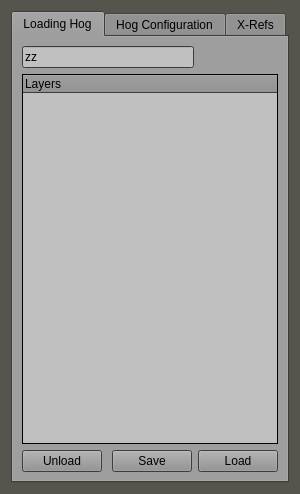
<?xml version="1.0" encoding="UTF-8"?>
<ui version="4.0">
 <class>dialog</class>
 <widget class="QDialog" name="dialog">
  <property name="geometry">
   <rect>
    <x>0</x>
    <y>0</y>
    <width>300</width>
    <height>494</height>
   </rect>
  </property>
  <property name="palette">
   <palette>
    <active>
     <colorrole role="WindowText">
      <brush brushstyle="SolidPattern">
       <color alpha="255">
        <red>0</red>
        <green>0</green>
        <blue>0</blue>
       </color>
      </brush>
     </colorrole>
     <colorrole role="Button">
      <brush brushstyle="SolidPattern">
       <color alpha="255">
        <red>143</red>
        <green>143</green>
        <blue>143</blue>
       </color>
      </brush>
     </colorrole>
     <colorrole role="Dark">
      <brush brushstyle="SolidPattern">
       <color alpha="255">
        <red>85</red>
        <green>85</green>
        <blue>78</blue>
       </color>
      </brush>
     </colorrole>
     <colorrole role="Base">
      <brush brushstyle="SolidPattern">
       <color alpha="255">
        <red>85</red>
        <green>85</green>
        <blue>78</blue>
       </color>
      </brush>
     </colorrole>
     <colorrole role="Window">
      <brush brushstyle="SolidPattern">
       <color alpha="255">
        <red>85</red>
        <green>85</green>
        <blue>78</blue>
       </color>
      </brush>
     </colorrole>
    </active>
    <inactive>
     <colorrole role="WindowText">
      <brush brushstyle="SolidPattern">
       <color alpha="255">
        <red>0</red>
        <green>0</green>
        <blue>0</blue>
       </color>
      </brush>
     </colorrole>
     <colorrole role="Button">
      <brush brushstyle="SolidPattern">
       <color alpha="255">
        <red>143</red>
        <green>143</green>
        <blue>143</blue>
       </color>
      </brush>
     </colorrole>
     <colorrole role="Dark">
      <brush brushstyle="SolidPattern">
       <color alpha="255">
        <red>85</red>
        <green>85</green>
        <blue>78</blue>
       </color>
      </brush>
     </colorrole>
     <colorrole role="Base">
      <brush brushstyle="SolidPattern">
       <color alpha="255">
        <red>85</red>
        <green>85</green>
        <blue>78</blue>
       </color>
      </brush>
     </colorrole>
     <colorrole role="Window">
      <brush brushstyle="SolidPattern">
       <color alpha="255">
        <red>85</red>
        <green>85</green>
        <blue>78</blue>
       </color>
      </brush>
     </colorrole>
    </inactive>
    <disabled>
     <colorrole role="WindowText">
      <brush brushstyle="SolidPattern">
       <color alpha="255">
        <red>85</red>
        <green>85</green>
        <blue>78</blue>
       </color>
      </brush>
     </colorrole>
     <colorrole role="Button">
      <brush brushstyle="SolidPattern">
       <color alpha="255">
        <red>143</red>
        <green>143</green>
        <blue>143</blue>
       </color>
      </brush>
     </colorrole>
     <colorrole role="Dark">
      <brush brushstyle="SolidPattern">
       <color alpha="255">
        <red>85</red>
        <green>85</green>
        <blue>78</blue>
       </color>
      </brush>
     </colorrole>
     <colorrole role="Base">
      <brush brushstyle="SolidPattern">
       <color alpha="255">
        <red>85</red>
        <green>85</green>
        <blue>78</blue>
       </color>
      </brush>
     </colorrole>
     <colorrole role="Window">
      <brush brushstyle="SolidPattern">
       <color alpha="255">
        <red>85</red>
        <green>85</green>
        <blue>78</blue>
       </color>
      </brush>
     </colorrole>
    </disabled>
   </palette>
  </property>
  <property name="windowTitle">
   <string>Hog Level Loader</string>
  </property>
  <property name="windowIcon">
   <iconset>
    <normaloff>../img/grunt.png</normaloff>../img/grunt.png</iconset>
  </property>
  <layout class="QGridLayout" name="gridLayout">
   <item row="0" column="0">
    <widget class="QTabWidget" name="tabWidget">
     <property name="palette">
      <palette>
       <active>
        <colorrole role="Base">
         <brush brushstyle="SolidPattern">
          <color alpha="255">
           <red>192</red>
           <green>192</green>
           <blue>192</blue>
          </color>
         </brush>
        </colorrole>
       </active>
       <inactive>
        <colorrole role="Base">
         <brush brushstyle="SolidPattern">
          <color alpha="255">
           <red>192</red>
           <green>192</green>
           <blue>192</blue>
          </color>
         </brush>
        </colorrole>
       </inactive>
       <disabled>
        <colorrole role="Base">
         <brush brushstyle="SolidPattern">
          <color alpha="255">
           <red>192</red>
           <green>192</green>
           <blue>192</blue>
          </color>
         </brush>
        </colorrole>
       </disabled>
      </palette>
     </property>
     <property name="tabPosition">
      <enum>QTabWidget::North</enum>
     </property>
     <property name="tabShape">
      <enum>QTabWidget::Rounded</enum>
     </property>
     <property name="currentIndex">
      <number>0</number>
     </property>
     <property name="elideMode">
      <enum>Qt::ElideNone</enum>
     </property>
     <property name="usesScrollButtons">
      <bool>true</bool>
     </property>
     <property name="documentMode">
      <bool>false</bool>
     </property>
     <widget class="QWidget" name="tab_loading">
      <attribute name="title">
       <string>Loading Hog</string>
      </attribute>
      <attribute name="toolTip">
       <string>&lt;html&gt;&lt;head/&gt;&lt;body&gt;&lt;p&gt;Load and unload the sections of a level.&lt;/p&gt;&lt;/body&gt;&lt;/html&gt;</string>
      </attribute>
      <layout class="QGridLayout" name="gridLayout_3">
       <item row="0" column="0">
        <layout class="QVBoxLayout" name="verticalLayout_4">
         <item>
          <layout class="QHBoxLayout" name="horizontalLayout">
           <item>
            <widget class="QLineEdit" name="ui_HogPath">
             <property name="text">
              <string>zz</string>
             </property>
            </widget>
           </item>
           <item>
            <widget class="QPushButton" name="BTN_Load">
             <property name="maximumSize">
              <size>
               <width>32</width>
               <height>32</height>
              </size>
             </property>
             <property name="text">
              <string notr="true"/>
             </property>
             <property name="icon">
              <iconset>
               <normaloff>../img/fileopen.png</normaloff>../img/fileopen.png</iconset>
             </property>
             <property name="iconSize">
              <size>
               <width>24</width>
               <height>24</height>
              </size>
             </property>
             <property name="autoDefault">
              <bool>true</bool>
             </property>
             <property name="flat">
              <bool>true</bool>
             </property>
            </widget>
           </item>
           <item>
            <widget class="QPushButton" name="BTN_Refresh">
             <property name="text">
              <string/>
             </property>
             <property name="icon">
              <iconset>
               <normaloff>../img/refresh-24.png</normaloff>../img/refresh-24.png</iconset>
             </property>
             <property name="iconSize">
              <size>
               <width>24</width>
               <height>24</height>
              </size>
             </property>
             <property name="flat">
              <bool>true</bool>
             </property>
            </widget>
           </item>
          </layout>
         </item>
         <item>
          <widget class="QTreeWidget" name="ui_HogTree">
           <property name="minimumSize">
            <size>
             <width>231</width>
             <height>331</height>
            </size>
           </property>
           <property name="contextMenuPolicy">
            <enum>Qt::CustomContextMenu</enum>
           </property>
           <property name="frameShape">
            <enum>QFrame::Box</enum>
           </property>
           <property name="frameShadow">
            <enum>QFrame::Plain</enum>
           </property>
           <property name="editTriggers">
            <set>QAbstractItemView::DoubleClicked</set>
           </property>
           <property name="alternatingRowColors">
            <bool>true</bool>
           </property>
           <property name="selectionMode">
            <enum>QAbstractItemView::ExtendedSelection</enum>
           </property>
           <column>
            <property name="text">
             <string>Layers</string>
            </property>
           </column>
          </widget>
         </item>
         <item>
          <layout class="QHBoxLayout" name="horizontalLayout_5">
           <item>
            <layout class="QVBoxLayout" name="verticalLayout_5">
             <item>
              <layout class="QHBoxLayout" name="horizontalLayout_6">
               <item>
                <widget class="QPushButton" name="ui_UnloadHogTreeNodes">
                 <property name="text">
                  <string>Unload</string>
                 </property>
                </widget>
               </item>
               <item>
                <spacer name="horizontalSpacer_2">
                 <property name="orientation">
                  <enum>Qt::Horizontal</enum>
                 </property>
                 <property name="sizeHint" stdset="0">
                  <size>
                   <width>78</width>
                   <height>20</height>
                  </size>
                 </property>
                </spacer>
               </item>
              </layout>
             </item>
            </layout>
           </item>
           <item>
            <layout class="QVBoxLayout" name="verticalLayout_3">
             <item>
              <layout class="QHBoxLayout" name="horizontalLayout_2">
               <item>
                <widget class="QPushButton" name="ui_SaveHogTreeNodes">
                 <property name="text">
                  <string>Save</string>
                 </property>
                </widget>
               </item>
               <item>
                <widget class="QPushButton" name="ui_LoadHogNodes">
                 <property name="text">
                  <string>Load</string>
                 </property>
                </widget>
               </item>
              </layout>
             </item>
            </layout>
           </item>
          </layout>
         </item>
        </layout>
       </item>
      </layout>
     </widget>
     <widget class="QWidget" name="tab_making">
      <attribute name="title">
       <string>Hog Configuration</string>
      </attribute>
      <layout class="QGridLayout" name="gridLayout_2">
       <item row="0" column="0">
        <layout class="QVBoxLayout" name="verticalLayout_2">
         <item>
          <widget class="QComboBox" name="ui_ProjectCB">
           <item>
            <property name="text">
             <string>Modern Combat</string>
            </property>
           </item>
           <item>
            <property name="text">
             <string>Asphalt</string>
            </property>
           </item>
           <item>
            <property name="text">
             <string>Dungeon Hunter</string>
            </property>
           </item>
          </widget>
         </item>
         <item>
          <layout class="QVBoxLayout" name="verticalLayout">
           <item>
            <layout class="QHBoxLayout" name="horizontalLayout_3">
             <item>
              <widget class="QPushButton" name="ui_ConformScene">
               <property name="minimumSize">
                <size>
                 <width>91</width>
                 <height>23</height>
                </size>
               </property>
               <property name="toolTip">
                <string>&lt;html&gt;&lt;head/&gt;&lt;body&gt;&lt;p&gt;Conforms the scene to MC4 Layers&lt;/p&gt;&lt;/body&gt;&lt;/html&gt;</string>
               </property>
               <property name="text">
                <string>Confrom Scene</string>
               </property>
              </widget>
             </item>
             <item>
              <widget class="QPushButton" name="ui_SaveAllMaxLayersBTN">
               <property name="minimumSize">
                <size>
                 <width>111</width>
                 <height>23</height>
                </size>
               </property>
               <property name="toolTip">
                <string>&lt;html&gt;&lt;head/&gt;&lt;body&gt;&lt;p align=&quot;center&quot;&gt;This will create a ~/level_layers/ directory.&lt;br/&gt;&lt;span style=&quot; font-size:10pt; font-weight:600; color:#ff0000;&quot;&gt;THIS IS SLOW.&lt;br/&gt;THIS WILL TAKE A WHILE.&lt;/span&gt;&lt;/p&gt;&lt;/body&gt;&lt;/html&gt;</string>
               </property>
               <property name="text">
                <string>Save All Max Layers</string>
               </property>
              </widget>
             </item>
             <item>
              <widget class="QPushButton" name="ui_RefreshMaxLayersBTN">
               <property name="maximumSize">
                <size>
                 <width>28</width>
                 <height>28</height>
                </size>
               </property>
               <property name="text">
                <string/>
               </property>
               <property name="icon">
                <iconset>
                 <normaloff>../img/refresh-24.png</normaloff>../img/refresh-24.png</iconset>
               </property>
               <property name="iconSize">
                <size>
                 <width>24</width>
                 <height>24</height>
                </size>
               </property>
               <property name="flat">
                <bool>true</bool>
               </property>
              </widget>
             </item>
            </layout>
           </item>
           <item>
            <widget class="QListWidget" name="ui_MaxLayers"/>
           </item>
           <item>
            <layout class="QHBoxLayout" name="horizontalLayout_4">
             <item>
              <widget class="QPushButton" name="ui_WriteHogFileBTN">
               <property name="text">
                <string>Write Hog File</string>
               </property>
              </widget>
             </item>
             <item>
              <widget class="QPushButton" name="pushButton_3">
               <property name="text">
                <string>Export Selected</string>
               </property>
              </widget>
             </item>
            </layout>
           </item>
          </layout>
         </item>
        </layout>
       </item>
      </layout>
     </widget>
     <widget class="QWidget" name="tab_xref">
      <attribute name="title">
       <string>X-Refs</string>
      </attribute>
      <widget class="QListWidget" name="listWidget">
       <property name="geometry">
        <rect>
         <x>10</x>
         <y>10</y>
         <width>261</width>
         <height>401</height>
        </rect>
       </property>
      </widget>
      <widget class="QPushButton" name="ui_MakeXrefBTN">
       <property name="geometry">
        <rect>
         <x>190</x>
         <y>420</y>
         <width>75</width>
         <height>23</height>
        </rect>
       </property>
       <property name="text">
        <string>Make Xref</string>
       </property>
      </widget>
     </widget>
    </widget>
   </item>
  </layout>
 </widget>
 <resources/>
 <connections/>
</ui>
